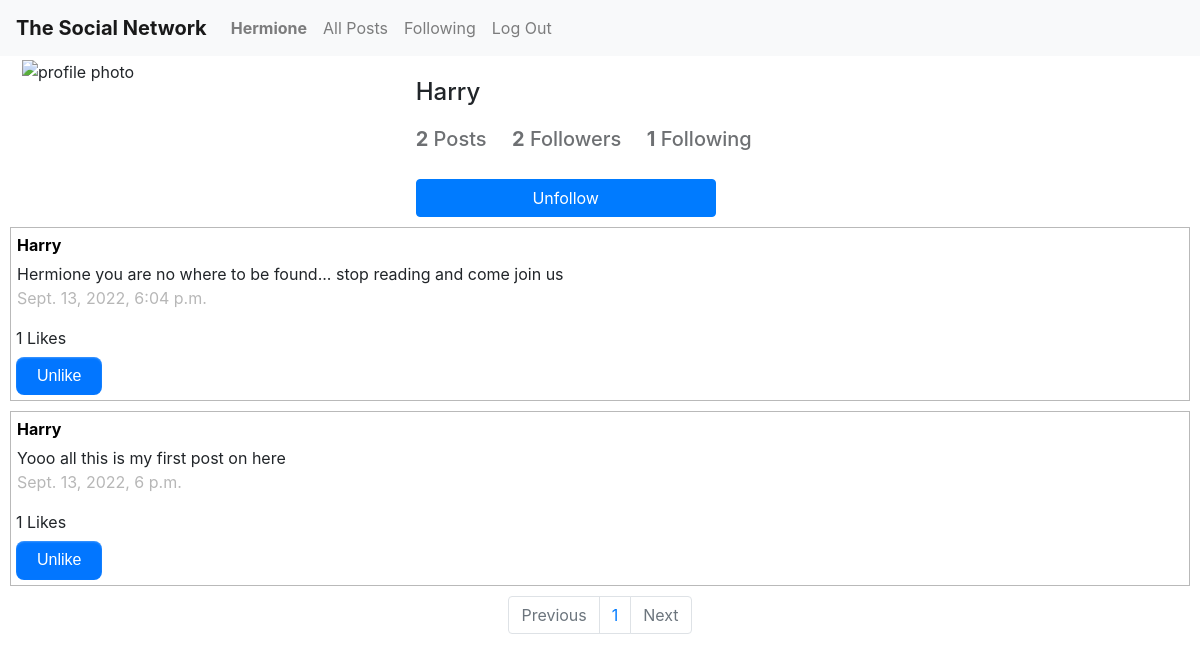
Page /profile/Harry (signed in) on the earlier database version.
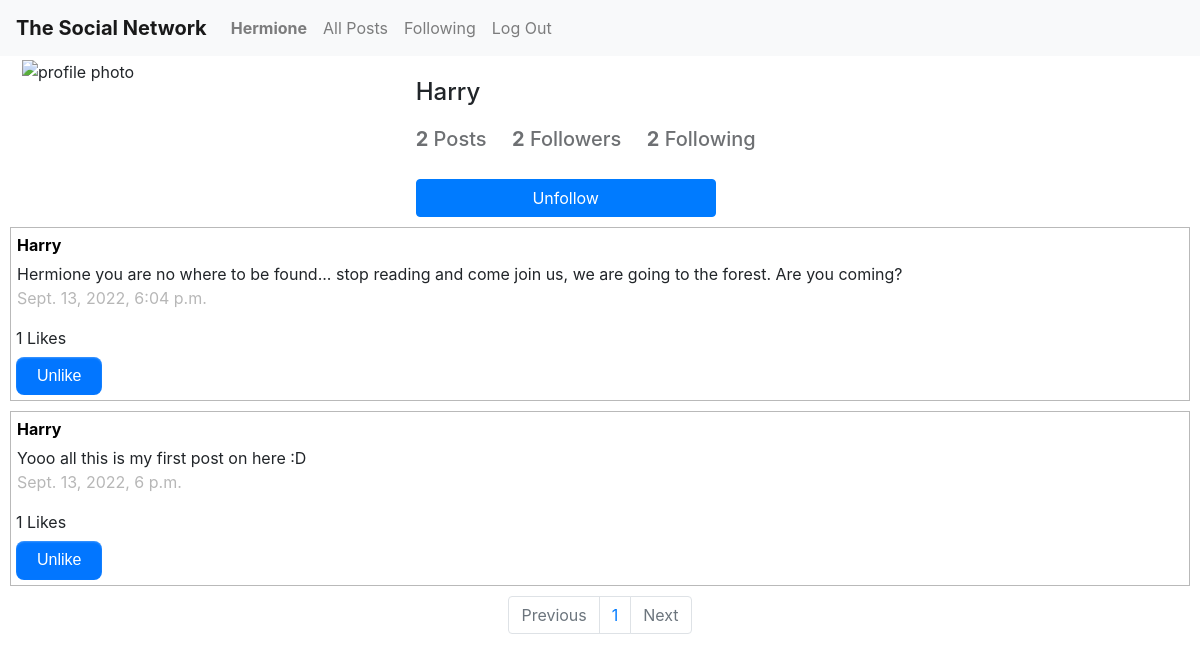
Same page on the later database version.
### network/models.py (models this page shows, shortened)
class Post(models.Model):
    author = models.ForeignKey(User, blank=False, on_delete=models.CASCADE, related_name="posts")
    content = models.CharField(max_length=280, blank=False)
    timestamp = models.DateTimeField(auto_now_add = True)
    likes = models.ManyToManyField(User, blank=True)
    likes_count = models.IntegerField(blank=True, default=0)

class User(AbstractUser):
    pass

### network/views.py (the view)
# urls.py: path("profile/<str:author>", views.profile, name="profile"),
def profile(request, author):
    author = User.objects.get(username=author)
    try:
        num_following = len(Follow.objects.get(user = author).following.all())
    except:
        num_following = 0
    num_followers = len(author.following.all())
    all_posts = Post.objects.filter(author = author).order_by('-timestamp')
    paginator = Paginator(all_posts,10)
    user = User.objects.get(username = request.user)
    try:
        following = Follow.objects.get(user = user).following.all()
    except:
        following = []
    if author in following:
        is_following = True
    else:
        is_following = False
    try:
        posts = paginator.get_page(request.GET.get('page'))
    except:
        posts = paginator.page(1)
    return render(request, "network/profile.html", {
        "profile": author,
        "posts": posts,
        "posts_number": len(posts),
        "followers": num_followers,
        "following": num_following,
        "paginator": paginator,
        "is_following": is_following
    })

### network/templates/network/profile.html (shortened to what this page needs)
{% extends "network/layout.html" %}
{% load static %}
{% block body %}
    <div class="row" style="margin: 2px;">
        <div class="col-4">
            <img src="https://t3.ftcdn.net/jpg/03/46/83/96/360_F_346839683_6nAPzbhpSkIpb8pmAwufkC7c5eD7wYws.jpg" alt="profile photo" class="img-rounded" style="width: 196px; height: 196px; margin-left:5px;">
        </div>
        <div class="main col-6">
            <h4 style="margin-top: 20px;">{{ profile }}</h4>
            <div style="margin-top: 20px; opacity: 65%;">
                <h5> <b>{{ posts_number }}</b> Posts <b>{{ followers }}</b> Followers  <b>{{ following }}</b> Following </h5>
            </div>
            <div>
                {% if user.is_authenticated %}
                    {% if user.id != profile.id %}
                        {% if is_following %}
                            <form action="{% url 'unfollow' profile %}" method="post">
                                <button class="btn btn-primary" style="margin-top:20px; width: 300px;">Unfollow</button>
                            </form>
                        {% else %}
                            <form action="{% url 'follow' profile %}" method="post">
                                {% csrf_token %}
                                <button class="btn btn-primary" style="margin-top:20px; width: 300px;">Follow</button>
                            </form>
                        {% endif %}
                    {% endif %}
                {% endif %}
            </div>
        </div>
    </div>
    {% for post in posts %}
        <div style="border: 1px solid #b9b9b9; margin-left: 10px; margin-right: 10px; margin-top: 10px;">
            <div class="row" style="margin: 5px;">
                <div>
                    <ul style="list-style:none; padding-left: 1px;">
                        <li > <a href="{% url 'profile' post.author %}" style="color:black;"> <b>{{ post.author }}</b></a></li>
                        <li id="post-content-{{post.id}}" style="margin-top: 5px;"> {{ post.content }}</li>
                        <li style="color: rgb(183, 183, 183)"> {{ post.timestamp }} </li>
                    </ul>
                    <div>
                        <span id="likes-count-{{post.id}}"> {{ post.likes_count}} </span> Likes
                    </div>
                    <div style="margin-top:7px;">
                        {% if user.is_authenticated %}
                        {% if request.user in post.likes.all %}
                            <button data-post="{{ post.id }}" class="like-button">Unlike</button>
                        {% else %}
                            <button data-post="{{ post.id }}" class="like-button">Like</button>
                        {% endif %}
                    {% endif %}
                    </div>
                </div>
            </div>
        </div>
    {% endfor %}
    <nav aria-label="Page navigation example" style="margin-top: 10px;">
        <ul class="pagination justify-content-center">
            {% if posts.has_previous %}
                <li class="page-item">
                    <a class="page-link" href="?page={{ posts.previous_page_number }}" tabindex="-1">Previous</a>
                </li>
            {% else %}
                <li class="page-item disabled">
                    <a class="page-link" href="#" tabindex="-1">Previous</a>
                </li>
            {% endif %}
            {% for page in paginator.page_range %}
                <li class="page-item"><a class="page-link" href="?page={{ page }}">{{ page }}</a></li>
            {% endfor %}
            {% if posts.has_next %}
                <li class="page-item">
                    <a class="page-link" href="?page={{ posts.next_page_number }}">Next</a>
                </li>
            {% else %}
                <li class="page-item disabled">
                    <a class="page-link" href="#">Next</a>
                </li>
            {% endif %}
        </ul>
      </nav>
{% endblock %}

Differences in the rows shown:
changed Post: content "Hermione you are no where to be found... stop reading and come join us" → "Hermione you are no where to be found... stop reading and come join us, we are going to the forest. Are you coming?"
changed Post: content "Yooo all this is my first post on here" → "Yooo all this is my first post on here :D"
Other differences:
{{ following }}: "1" → "2"
